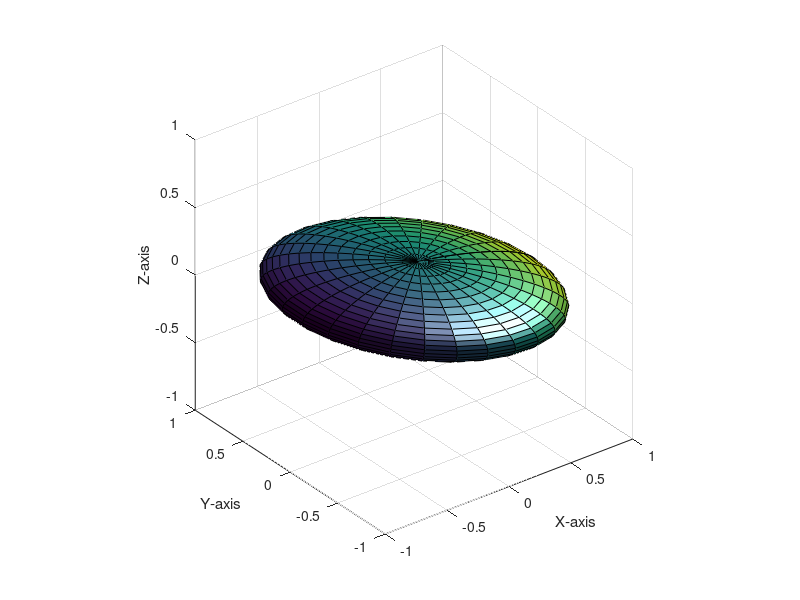

MATLAB code for this plot: (Note: this script raises an error after producing the figure.)
% ellipsoid parameters
a=1; b=1;
c=2; % football
c=0.2; % frisbee
%c=1; % sphere
plotlim = max([a b c]);
xmax=plotlim; ymax=plotlim; zmax=plotlim;

% fix orientation of spin axis theta0 and angular momentum L
theta0 = pi/2-pi/20; % approx horizontal
theta0 = pi/20; % approx vertical
L = 1; % along z-axis

% moments of inertia
M=1; 
I1 = (1/5)*M*(b^2 + c^2);
I2 = (1/5)*M*(c^2 + a^2);
I3 = (1/5)*M*(a^2 + b^2);

% relation between theta and alpha
% (theta = angle between n3 and \vec L) 
% (alpha = angle between n3 and \vec\omega)
alpha = atan(tan(theta0)*I3/I1);

% other angular frequencies 
omega3 = L*cos(theta0)/I3;
omega = omega3/cos(alpha);
Omega = omega3*(I3-I1)/I1;
phidot = (I3*omega3)/(I1*cos(theta0));
psidot = -Omega;

% display some results
fprintf('I1 = I2 = %f\n', I1)
fprintf('I3 = %f\n', I3)
fprintf('alpha = %f, theta = %f degrees\n', alpha*180/pi, theta0*180/pi);
fprintf('omega :phidot = %f\n', I1*cos(theta0)/(I3*cos(alpha)));
fprintf('omega3:phidot = %f\n', I1*cos(theta0)/I3);
fprintf('psidot:phidot = %f\n', I1*cos(theta0)/I3 - cos(theta0));

% angular coordinates on surface of ellipsoid
u = transpose(linspace(0, pi, 30));
v = transpose(linspace(0, 2*pi, 30));

% construct unit vector in direction of (u,v)
nx = sin(u) * cos(transpose(v));
ny = sin(u) * sin(transpose(v));
nz = cos(u) * ones(1,length(v));

% standard ellipse 
x = a*nx;
y = b*ny;
z = c*nz;

% discrete times (2 wobble periods)
Tmax = 2 * 2*pi/phidot;
t = transpose(linspace(0, Tmax, 100));

% euler angle time dependence
phi0 = 0;
psi0 = 0;
phi = phi0 + phidot*t;
psi = psi0 + psidot*t;
theta = theta0*ones(length(t),1);

for ii=1:length(t)
  % euler-angle rotation matrix (CW passive rotation = CCW active rotation)
  R1 = [cos(-phi(ii)) sin(-phi(ii)) 0; ...
       -sin(-phi(ii)) cos(-phi(ii)) 0; ...
        0 0 1];
  R2 = [cos(-theta(ii)) 0 -sin(-theta(ii)); ...
        0 1 0;
        sin(-theta(ii)) 0 cos(-theta(ii))];
  R3 = [cos(-psi(ii)) sin(-psi(ii)) 0; ...
       -sin(-psi(ii)) cos(-psi(ii)) 0; ...
        0 0 1];
  R = R1 * R2 * R3; % note opposite order since CW passive rotation
  
  xp = R(1,1)*x + R(1,2)*y + R(1,3)*z;
  yp = R(2,1)*x + R(2,2)*y + R(2,3)*z;
  zp = R(3,1)*x + R(3,2)*y + R(3,3)*z;

  % make plots
  figure(1)
  cm = ones(size(x));
  surf(xp,yp,zp,gradient(y))
  axis equal
  axis([-xmax xmax -ymax ymax -zmax zmax])
  xlabel('X-axis')
  ylabel('Y-axis')
  zlabel('Z-axis')
  camlight(120, 60) 
  lighting phong
  view(120, 20)
  pause(.01)
  %F(ii) = getframe;
 
end

fname = ['football.avi'];
fname = ['frisbee.avi'];
fname = ['sphere.avi'];
%movie2avi(F,fname)

return
